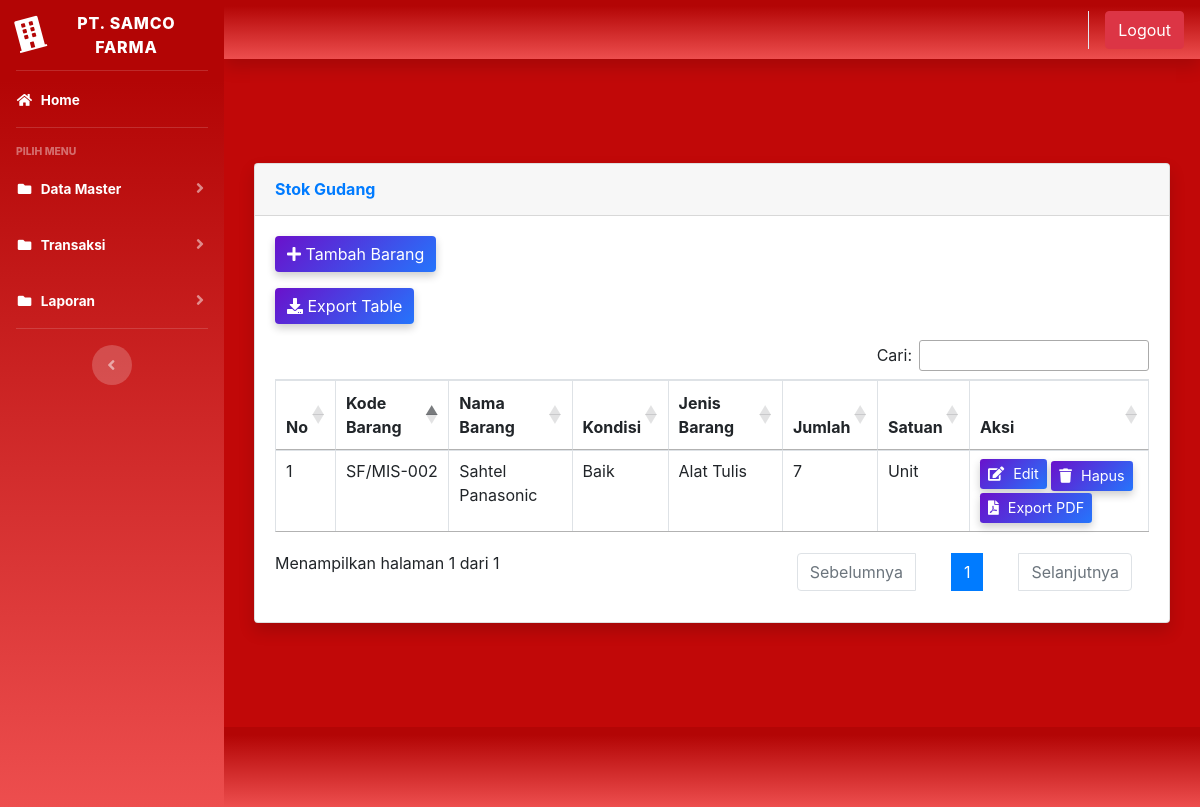
The page /index.php?page=gudang (signed in) on the database its author committed.
### tables this page shows
CREATE TABLE `gudang` (
  `id` int(11) NOT NULL,
  `kode_barang` varchar(100) NOT NULL,
  `nama_barang` varchar(100) NOT NULL,
  `kondisi` varchar(100) NOT NULL,
  `jenis_barang` varchar(100) NOT NULL,
  `jumlah` varchar(250) NOT NULL,
  `satuan` varchar(100) NOT NULL
);

### page/gudang/gudang.php (the view, shortened to what this page needs)
<div class="container-fluid">
  <div class="card shadow mb-4">
    <div class="card-header py-3">
      <h6 class="m-0 font-weight-bold text-primary"> Stok Gudang </h6>
    </div>
    <div class="card-body">
      <div class="mb-3">
        <a href="?page=gudang&aksi=tambahgudang" class="btn btn-primary custom-btn">
          <i class="fas fa-plus"></i> Tambah Barang
        </a>
      </div>
      <div class="mb-3">
        <a href="export3.php" class="btn btn-primary custom-btn">
          <i class="fas fa-download"></i> Export Table
        </a>
      </div>
      <div class="table-responsive">
        <table class="table table-bordered" id="gudang" width="100%" cellspacing="0">
          <thead>
            <tr>
              <th>No</th>
              <th>Kode Barang</th>
              <th>Nama Barang</th>
              <th>Kondisi</th>
              <th>Jenis Barang</th>
              <th>Jumlah</th>
              <th>Satuan</th>
              <th>Aksi</th>
            </tr>
          </thead>
          <tbody>
            <?php
            $no = 1;
            $sql = $koneksi->query("SELECT * FROM gudang ORDER BY kode_barang");
            while ($data = $sql->fetch_assoc()) {
              ?>
              <tr>
                <td><?php echo $no++; ?></td>
                <td><?php echo htmlspecialchars($data['kode_barang']); ?></td>
                <td><?php echo htmlspecialchars($data['nama_barang']); ?></td>
                <td><?php echo htmlspecialchars($data['kondisi']); ?></td>
                <td><?php echo htmlspecialchars($data['jenis_barang']); ?></td>
                <td><?php echo htmlspecialchars($data['jumlah']); ?></td>
                <td><?php echo htmlspecialchars($data['satuan']); ?></td>
                <td>
                  <a href="?page=gudang&aksi=ubahgudang&kode_barang=<?php echo $data['kode_barang']; ?>"
                    class="btn btn-info btn-sm mb-1 custom-btn">
                    <i class="fas fa-edit"></i> Edit
                  </a>
                  <a href="?page=gudang&aksi=hapusgudang&kode_barang=<?php echo $data['kode_barang']; ?>"
                    class="btn btn-danger btn-sm custom-btn"
                    onclick="return confirm('Apakah anda yakin akan menghapus data ini?')">
                    <i class="fas fa-trash"></i> Hapus
                  </a>
                  <a href="pdf1.php" class="btn btn-warning btn-sm custom-btn">
                    <i class="fas fa-file-pdf"></i> Export PDF
                  </a>
                </td>
              </tr>
            <?php } ?>
          </tbody>
        </table>
      </div>
    </div>
  </div>
</div>

### page/gudang/gudang.php (style rules this page uses)
.custom-btn { background: linear-gradient(135deg, #6a11cb 0%, #2575fc 100%); color: white; border: none; box-shadow: 0 4px 8px rgba(0, 0, 0, 0.2); transition: transform 0.2s ease, box-shadow 0.2s ease; }
.btn-sm { font-size: 0.9rem; }
.btn-sm i { margin-right: 5px; }

### rows shown on the page
gudang: kode_barang "SF/MIS-002", nama_barang "Sahtel Panasonic", kondisi "Baik", jenis_barang "Alat Tulis", jumlah "7", satuan "Unit"
